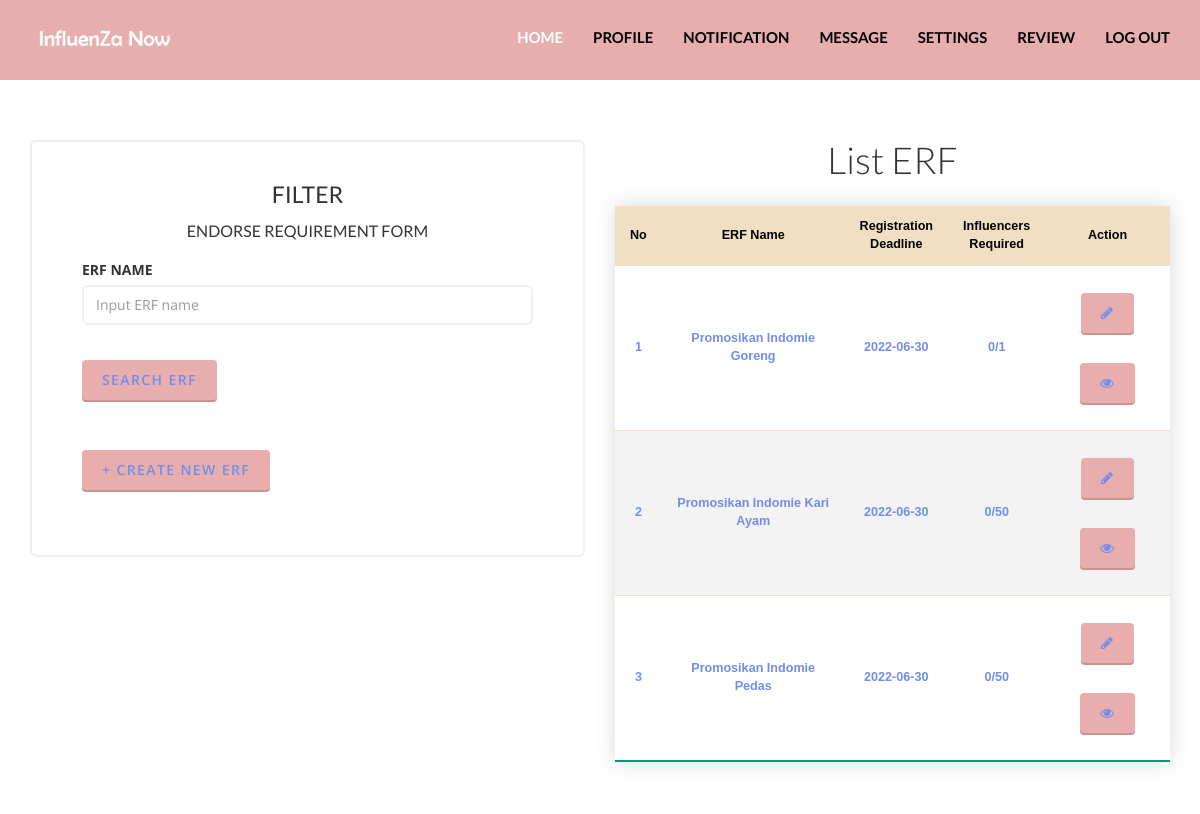
/resource/script/dashboard/brand/home.php (signed in), run on the app's committed database.
### tables this page shows
CREATE TABLE `erf` (
  `erf_id` bigint(20) NOT NULL,
  `erf_name` varchar(30) NOT NULL,
  `product_name` varchar(30) NOT NULL,
  `product_price` decimal(19,2) NOT NULL,
  `gen_brief` text NOT NULL,
  `erf_pict` varchar(500) DEFAULT 'default.png',
  `erf_status` varchar(10) DEFAULT NULL,
  `post_date` timestamp NOT NULL DEFAULT CURRENT_TIMESTAMP ON UPDATE CURRENT_TIMESTAMP,
  `reason` varchar(300) DEFAULT NULL,
  `negotiation` tinyint(1) DEFAULT NULL,
  `brand_id` bigint(20) DEFAULT NULL,
  `reg_deadline` date DEFAULT NULL,
  `inf_required` bigint(20) DEFAULT NULL,
  `inf_applied` bigint(20) DEFAULT '0'
);

### public/includes/globalFunctions.php (called while the page is built, shortened)
<?php
function query( $sql ) {
    global $conn;
    $result = mysqli_query($conn, $sql);
    $rows = [];
    while( $row = mysqli_fetch_assoc($result) ) {
        $rows[] = $row;
    }
    return $rows;
}
?>

### public/resource/script/dashboard/brand/home.php (the view, shortened to what this page needs)
<?php
require __DIR__.'/../../../../includes/connection.php';
require __DIR__.'/../../../../includes/globalFunctions.php';
$brand_name = $_SESSION['brand_username'];
$brand_id = query("SELECT brand_id FROM brand WHERE brand_name = \"$brand_name\"")[0]['brand_id'];
if( isset($_POST['search_erf']) ) {
    $erf_name = test_input($_POST['erf_name']);
    $erf_list = query("SELECT * FROM erf WHERE brand_id = $brand_id AND erf_status != 'drafted' AND erf_name = \"$erf_name\"");
} else {
    $erf_list = query("SELECT * FROM erf WHERE brand_id = $brand_id AND erf_status != 'drafted'");
}
?>
<!DOCTYPE html>
<html lang="en" style="height:100%;">
    <head>
        <link href="../../../bootstrap/css/bootstrap.min.css" rel="stylesheet">
        <link href="../../../style/css/font-awesome.min.css" rel="stylesheet">
        <link rel="stylesheet" href="https://cdnjs.cloudflare.com/ajax/libs/font-awesome/4.7.0/css/font-awesome.min.css">
        <link href="../../../style/css/style-library-1.css" rel="stylesheet">
        <link href="../../../style/css/plugins.css" rel="stylesheet">
        <link href="../../../style/css/blocks.css" rel="stylesheet">
        <link href="../../../style/css/table.css" rel="stylesheet">
    </head>
    <body data-spy="scroll" data-target="nav">
        <header id="header-1" class="soft-scroll header-1">
        <nav class="main-nav navbar-fixed-top headroom headroom--pinned">
                <div class="container">
                    <div class="navbar-header">
                        <a href="#"><img src="../../../images/logo-white.png" class="brand-img img-responsive"></a>
                    </div>
                    <div class="collapse navbar-collapse">
                        <ul class="nav navbar-nav navbar-right">
                            <li class="active nav-item">
                                <a href="home.php">Home</a>
                            </li>
                            <li class="nav-item">
                                <a href="brandProfile.php">Profile</a>
                            </li>
                            <li class="nav-item">
                                <a href="notification.php">Notification</a>
                            </li>
                            <li class="nav-item">
                                <a href="#">Message</a>
                            </li>
                            <li class="nav-item">
                                <a href="#">Settings</a>
                            </li>
                            <li class="nav-item">
                                <a href="#">Review</a>
                            </li>
                            <li class="nav-item">
                                <a href="../../login/brandlogin/logout.php">Log Out</a>
                            </li>
                        </ul>
                    </div>
                </div>
            </nav>
        </header>
        <div class="content-block contact-3">
            <div class="container">
                <div class="row">
                    <div class="col-md-6">
                        <div id="contact" class="form-container">
                            <fieldset>
                                <center>
                                    <h4>FILTER<br></h4>
                                    <h6>ENDORSE REQUIREMENT FORM<br></h6>
                                </center>
                                <form method="post" action="">
                                    <label for="erf_name">ERF NAME</label>
                                    <div class="form-group">
                                        <input name="erf_name" id="erf_name" type="text" placeholder="Input ERF name" class="form-control" list="erf_list" />
                                    </div>
                                    <div class="form-group">
                                        <button class="btn btn-primary" type="submit" id="cf-submit" name="search_erf">SEARCH ERF</button>
                                    </div>
                                    <div class="form-group">
                                        <a href="newERF.php"><button class="btn btn-primary" type="button">+ CREATE NEW ERF</button></a>
                                    </div>
                                </form>
                            </fieldset>
                        </div>
                    </div>
                    <div class="col-md-6">
                        <center>
                            <h2>List ERF</h2>
                        </center>
                        <center>
                            <table class="styled-table">
                                <thead>
                                    <tr>
                                        <th>No</th>
                                        <th>ERF Name</th>
                                        <th>
                                            Registration<br>Deadline
                                        </th>
                                        <th>
                                            Influencers<br>Required
                                        </th>
                                        <th>Action</th>
                                    </tr>
                                </thead>
                                <tbody>
                                    <?php if( isset($erf_list) ): ?>
                                        <?php for($i = 0; $i < sizeof($erf_list); $i++ ): ?>
                                            <tr class="bold-approved">
                                                <td><?= $i+1; ?></td>
                                                <td><?= $erf_list[$i]['erf_name']; ?></td>
                                                <td><?= $erf_list[$i]['reg_deadline']; ?></td>
                                                <td><?= $erf_list[$i]['inf_applied'] . "/" . $erf_list[$i]['inf_required']; ?></td>
                                                <td>
                                                    <a href="editERF.php?erf_id=<?= $erf_list[$i]['erf_id']; ?>">
                                                        <button type="button" class="btn btn-primary">
                                                            <i class="fa fa-pencil"></i>
                                                        </button>
                                                    </a>
                                                    <a href="viewERF.php?erf_id=<?= $erf_list[$i]['erf_id']; ?>">
                                                        <button type="button" class="btn btn-primary">
                                                            <i class="fa fa-eye"></i>
                                                        </button>
                                                    </a>
                                                </td>
                                            </tr>
                                        <?php endfor; ?>
                                    <?php endif; ?>
                                </tbody>
                            </table>
                        </center>
                    </div>
                </div>
            </div>
        </div>
    </body>
</html>

### public/resource/style/css/style-library-1.css (style rules this page uses)
body { font-family: "Open Sans", Helvetica, Arial, sans-serif; color: #333333; background: #ffffff; overflow-x: hidden; -webkit-font-smoothing: antialiased; -moz-osx-font-smoothing: grayscale; }
h1, h2, h3, h4, h5, h6, .h1, .h2, .h3, .h4, .h5, .h6 { font-family: 'Lato', Helvetica, Arial, sans-serif; line-height: 1.1; }
h1, h2, h3 { margin-bottom: 20px; font-weight: 300; }
h4, h5, h6 { margin-bottom: 15px; font-weight: 400; }
h2, .h2 { font-size: 37px; }
h4, .h4 { font-size: 23px; }
h6, .h6 { font-size: 16px; }
a { color: #1abc9c; }
ul { list-style: none; position: relative; padding-left: 22px; }
ul li, ol li { font-size: 14px; color: #515157; margin-bottom: 5px; }
.btn { color: #738DED; padding: 10px 20px; margin: 15px 0; font-size: 14px; font-weight: 600; letter-spacing: 0.1em; text-shadow: none; border: none; text-transform: uppercase; border-radius: 4px; -webkit-border-radius: 4px; -moz-border-radius: 4px; }
.btn.btn-primary { background: #e8aeae; box-shadow: 0 2px #cb9292; }
fieldset { border: 2px solid #ecf0f1; border-radius: 6px; padding: 30px 50px; }
.form-control { border: 2px solid #ecf0f1; color: #34495e; font-size: 14px; line-height: 1.467; padding: 8px 12px; height: 40px; -webkit-appearance: none; border-radius: 6px; -webkit-box-shadow: none; box-shadow: none; -webkit-transition: border .25s linear, color .25s linear, background-color .25s linear; transition: border .25s linear, color .25s linear, background-color .25s linear; }
.form-group { position: relative; margin-bottom: 20px; }
.content-block { width: 100%; padding: 60px 0 60px 0; z-index: 100; position: relative; background-color: #ffffff; }

### public/resource/style/css/blocks.css (style rules this page uses)
#header-1 { width: 100%; background: none; height: 80px; }
#header-1 .main-nav { background-color: #E8AEAE; border: 0; height: 80px; }
#header-1 .main-nav .nav { margin-top: 12px; }
#header-1 .main-nav .navbar-nav > li a { font-family: 'Lato', sans-serif; font-weight: 700; text-transform: uppercase; font-size: 15px; color: rgb(0, 0, 0); }
#header-1 .main-nav .navbar-nav > li.active a { color: #ffffff; background: none; }
#header-1 .main-nav .navbar-nav > li.active { color: #ffffff; }
#header-1 .brand-img { max-width: 150px; padding: 20px 0; }
.headroom { position: fixed; top: 0; left: 0; right: 0; transition: all .2s ease-in-out; }
.headroom--pinned { top: 0; }
*, *:after, *:before { box-sizing: border-box; }
.contact-3 h2 { margin-top: 0; }

### public/resource/style/css/table.css (style rules this page uses)
.styled-table { border-collapse: collapse; margin: 25px 0; font-size: 0.9em; font-family: sans-serif; min-width: 400px; box-shadow: 0 0 20px rgba(0, 0, 0, 0.15); }
.styled-table thead tr { background-color: #F1DFC3; color: #000000; text-align: left; }
.styled-table th, .styled-table td { padding: 12px 15px; text-align: center; }
.styled-table tbody tr { border-bottom: 1px solid #F1DFC3; text-align: center; }
.styled-table tbody tr:nth-of-type(even) { background-color: #f3f3f3; }
.styled-table tbody tr:last-of-type { border-bottom: 2px solid #009879; }
.styled-table tbody tr.bold-approved { font-weight: bold; color: #738DED; }

### data on the page
erf: erf_name "Promosikan Indomie Goreng", reg_deadline "2022-06-30", inf_applied "0", inf_required "1"
erf: erf_name "Promosikan Indomie Kari Ayam", reg_deadline "2022-06-30", inf_applied "0", inf_required "50"
erf: erf_name "Promosikan Indomie Pedas", reg_deadline "2022-06-30", inf_applied "0", inf_required "50"
